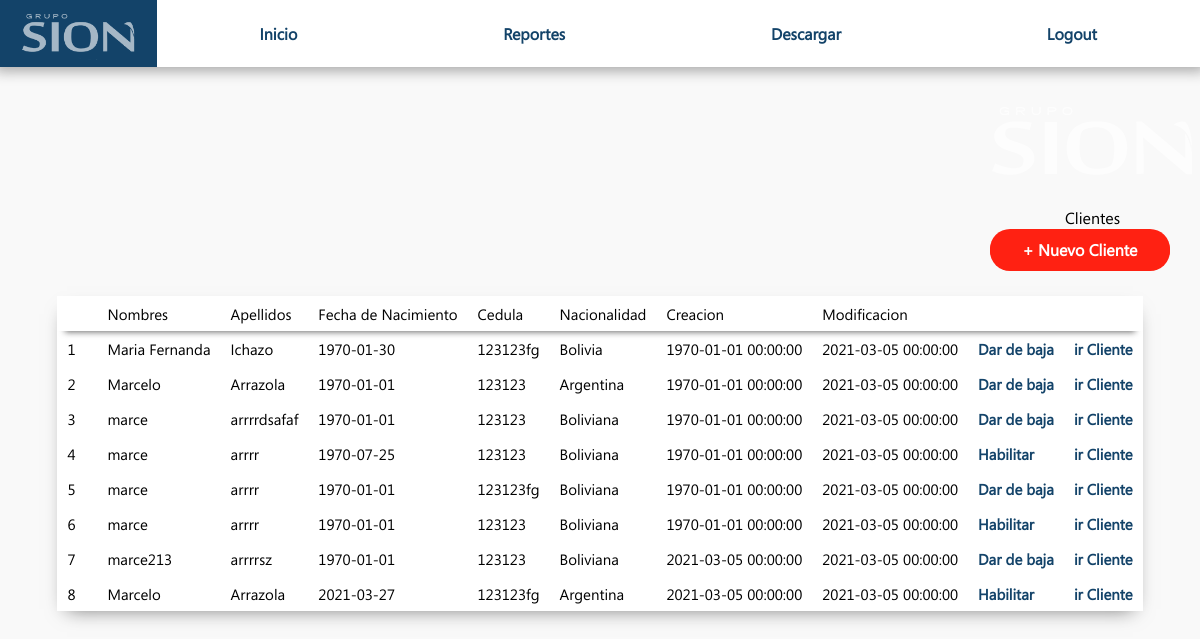
The page /testSion2021/index.php (signed in) on the database its author committed.
### tables this page shows
CREATE TABLE `clientes` (
  `id` int(11) NOT NULL,
  `tNombres` text NOT NULL,
  `tApellidos` text NOT NULL,
  `tEdad` date NOT NULL,
  `tCedula` text NOT NULL,
  `tNacionalidad` text NOT NULL,
  `tEstado` varchar(20) NOT NULL,
  `dtCreado` datetime NOT NULL,
  `dtModificado` datetime NOT NULL
);

### testSion2021/BLL/ClientesBLL.php (called while the page is built, shortened)
<?php
class ClientesBLL {
    public function selectAll() {
        $lista = array();
        try {
            $conn = new Connection();
            $res = $conn->query('SELECT * FROM clientes');
            while ($row = $res->fetch(PDO::FETCH_ASSOC)) {
                $obj = $this->rowToDto($row);
                $lista[] = $obj;
            }
        } catch (Exception $e) {
            echo $e;
        } return $lista;
    }
    function rowToDto($row) {
        $obj = new Clientes();
        $obj->setId($row['id']);
        $obj->setTNombres($row['tNombres']);
        $obj->setTApellidos($row['tApellidos']);
        $obj->setTEdad($row['tEdad']);
        $obj->setTCedula($row['tCedula']);
        $obj->setTNacionalidad($row['tNacionalidad']);
        $obj->setTEstado($row['tEstado']);
        $obj->setDtCreado($row['dtCreado']);
        $obj->setDtModificado($row['dtModificado']);
        return $obj;
    }
}

### testSion2021/DAL/Connection.php (called while the page is built, shortened)
<?php
class Connection {
    private $server = "localhost";
    private $usr = "root";
    private $pass = "";
    private $db = "testsion2021";
    private $connection;
    function getConnection() {
        if ($this->connection == null) {
            $this->connection = new PDO("mysql:host=$this->server;dbname=$this->db;charset=utf8", $this->usr, $this->pass);
            $this->connection->setAttribute(PDO::ATTR_ERRMODE, PDO::ERRMODE_EXCEPTION);
            $this->connection->setAttribute(PDO::ATTR_EMULATE_PREPARES, false);
        } return $this->connection;
    }
    function query($csql) {
        return $this->getConnection()->query($csql);
    }
}

### testSion2021/DTO/Clientes.php (called while the page is built, shortened)
<?php
class Clientes {
    function getId() {
        return $this->id;
    }
    function setId($id) {
        $this->id = $id;
    }
    function getTNombres() {
        return $this->tNombres;
    }
    function setTNombres($tNombres) {
        $this->tNombres = $tNombres;
    }
    function getTApellidos() {
        return $this->tApellidos;
    }
    function setTApellidos($tApellidos) {
        $this->tApellidos = $tApellidos;
    }
    function getTEdad() {
        return $this->tEdad;
    }
    function setTEdad($tEdad) {
        $this->tEdad = $tEdad;
    }
    function getTCedula() {
        return $this->tCedula;
    }
    function setTCedula($tCedula) {
        $this->tCedula = $tCedula;
    }
    function getTNacionalidad() {
        return $this->tNacionalidad;
    }
    function setTNacionalidad($tNacionalidad) {
        $this->tNacionalidad = $tNacionalidad;
    }
    function getTEstado() {
        return $this->tEstado;
    }
    function setTEstado($tEstado) {
        $this->tEstado = $tEstado;
    }
    function getDtCreado() {
        return $this->dtCreado;
    }
    function setDtCreado($dtCreado) {
        $this->dtCreado = $dtCreado;
    }
    function getDtModificado() {
        return $this->dtModificado;
    }
    function setDtModificado($dtModificado) {
        $this->dtModificado = $dtModificado;
    }
}

### testSion2021/index.php (the view, shortened to what this page needs)
<?php
include_once './DAL/Connection.php';
include_once './BLL/ClientesBLL.php';
include_once './DTO/Clientes.php';
$clienteBLL = new ClientesBLL();
$listaDeClientes = $clienteBLL->selectAll();
?>
<!DOCTYPE html>
<html>
    <head>
        <link href="css/fonts.css" rel="stylesheet" type="text/css"/>
        <link href="css/style.css" rel="stylesheet" type="text/css"/>
    </head>
    <body>
        <?php
        include_once './headerAdmin.php';
        ?>
        <div class="adminSubcontainer">
            <div class="clientesHeader">
                <div class="clientesHeaderItem clientesHeaderTitulo">
                    <div class="clientesHeaderTituloIcon">
                        <img src="../IMG/logo_fooler.png" alt="" class="clientesHeaderTituloIconImg">
                    </div>
                    <div class="clientesHeaderTituloTexto">Clientes</div>
                </div>
                <a href="clienteAdmin.php" class="clientesHeaderLink botonNuevo clientesHeaderNuevo">
                    <div class="botonNuevo">
                        <div class="clientesHeaderLinkTexto"><b>+</b> Nuevo Cliente</div>
                    </div>
                </a>
            </div>
            <div class="listaAdmContainer">
                <table class="tabla" border="0" cellpadding="0" cellspacing="0">
                    <thead>
                        <tr>
                            <td></td>
                            <td onclick="ordenar('tNombres')" order="ASC" id="tNombres" class="headerTable">Nombres</td>
                            <td onclick="ordenar('tApellidos')" order="ASC" id="tApellidos" class="headerTable">Apellidos</td>
                            <td onclick="ordenar('tEdad')" order="ASC" id="tEdad" class="headerTable">Fecha de Nacimiento</td>
                            <td onclick="ordenar('tCedula')" order="ASC" id="tCedula" class="headerTable">Cedula</td>
                            <td onclick="ordenar('tNacionalidad')" order="ASC" id="tNacionalidad" class="headerTable">Nacionalidad</td>
                            <td onclick="ordenar('dtCreado')" order="ASC" id="dtCreado" class="headerTable">Creacion</td>
                            <td onclick="ordenar('dtModificado')" order="ASC" id="dtModificado" class="headerTable">Modificacion</td>
                            <td></td>
                            <td></td>
                        </tr>
                    </thead>
                    <tbody id="tBodyIndex">
                        <?php
                        foreach ($listaDeClientes as $auxCliente) {
                            ?>
                            <tr>
                                <td class="listaAdm"><?php echo $auxCliente->getId(); ?></td>
                                <td class="listaAdm"><?php echo $auxCliente->getTNombres(); ?></td>
                                <td class="listaAdm"><?php echo $auxCliente->getTApellidos(); ?></td>
                                <td class="listaAdm"><?php echo $auxCliente->getTEdad(); ?></td>
                                <td class="listaAdm"><?php echo $auxCliente->getTCedula(); ?></td>
                                <td class="listaAdm"><?php echo $auxCliente->getTNacionalidad(); ?></td>
                                <td class="listaAdm"><?php echo $auxCliente->getDtCreado(); ?></td>
                                <td class="listaAdm"><?php echo $auxCliente->getDtModificado(); ?></td>
                                <td class="listaAdm" id="elemento-<?php echo $auxCliente->getId(); ?>" onclick="switchHabilitar(<?php echo $auxCliente->getId(); ?>)"><a href="JavaScript:void(0)"><?php
                                        if ($auxCliente->getTEstado() == 0) {
                                            echo "Habilitar";
                                        } else {
                                            echo "Dar de baja";
                                        }
                                        ?></a></td>
                                <td class="listaAdm"><a href="clienteAdmin.php?clienteID=<?php echo $auxCliente->getId(); ?>">ir Cliente</a></td>
                            </tr>
                            <?php
                        }
                        ?>
                    </tbody>
                </table>
            </div>
        </div>
    </body>
</html>

### testSion2021/headerAdmin.php
<header>
    <div class="headAdmin">
        <div class="headAdminPart1">
            <img src="./IMG/logo_fooler.png" alt="" class="headAdminPart1Img" id="headAdminPart1Img"/>
        </div>
        <div class="headAdminPart2">
            <div class="headAdminPart2Iconos">
                <div class="headAdminPart2IconosContiner">
                    <a href="index.php">Inicio</a>
                </div>
                <div class="headAdminPart2IconosContiner">
                    <a href="reportes.php">Reportes</a>
                </div>
                <div class="headAdminPart2IconosContiner">
                    <a href="pdfReporte.php">Descargar</a>
                </div>
                <div class="headAdminPart2IconosContiner">
                    <a href="session/logout.php" >Logout</a>
                </div>
            </div>
        </div>
    </div>
</header>

### testSion2021/css/style.css (style rules this page uses)
* { box-sizing: border-box; margin: 0px; padding: 0px; }
body { font-family: 'Conv_segoe-ui'; margin: 0px; padding: 0px; margin: auto; background: #e8e8e840; }
header { position: relative; z-index: 1; }
a { text-decoration: none; color: #134369; font-weight: bold; }
.headAdmin { width: 100%; width: -moz-available; width: -webkit-fill-available; width: fill-available; max-height: 100px; background: white; display: flex; box-shadow: 0px 0px 12px 5px #afafaf; }
.headAdminPart1 { width: 180px; height: 100%; display: grid; background: #134369; }
.headAdminPart1Img { max-width: 115px; margin: auto; display: block; }
.headAdminPart2 { vertical-align: middle; margin: auto 0px; display: flex; width: 100%; width: -moz-available; width: -webkit-fill-available; width: fill-available; }
.headAdminPart2Iconos { display: flex; flex-wrap: wrap; min-width: 100%; margin: auto; }
.headAdminPart2IconosContiner { margin: auto; }
.adminSubcontainer { width: 100%; width: -moz-available; width: -webkit-fill-available; width: fill-available; }
.listaAdmContainer { width: inherit; overflow: hidden; overflow-x: scroll; }
.clientesHeader { width: fit-content; margin: 15px 5px auto auto; text-align: center; }
.botonNuevo { width: 180px; padding: 5px 0; background: #ff2112; color: white; text-align: center; display: grid; border-radius: 20px; }
table { max-height: 400px; overflow: scroll; margin: 25px auto 45px; background: white; font-size: 15px; box-shadow: 0px 8px 19px -10px #6b6b6b; overflow-y: scroll; }
table thead { box-shadow: 0px 9px 6px -8px #6b6b6b; overflow: hidden; position: relative; z-index: 1; }
table tr { height: 35px; }
table td { padding: 0 10px 0 10px; min-width: 40px; }
.headerTable { cursor: pointer; }

### rows shown on the page
clientes: id "1", tNombres "Maria Fernanda", tApellidos "Ichazo", tEdad "1970-01-30", tCedula "123123fg", tNacionalidad "Bolivia", dtCreado "1970-01-01 00:00:00", dtModificado "2021-03-05 00:00:00", tEstado "Dar de baja"
clientes: id "2", tNombres "Marcelo", tApellidos "Arrazola", tEdad "1970-01-01", tCedula "123123", tNacionalidad "Argentina", dtCreado "1970-01-01 00:00:00", dtModificado "2021-03-05 00:00:00", tEstado "Dar de baja"
clientes: id "3", tNombres "marce", tApellidos "arrrrdsafaf", tEdad "1970-01-01", tCedula "123123", tNacionalidad "Boliviana", dtCreado "1970-01-01 00:00:00", dtModificado "2021-03-05 00:00:00", tEstado "Dar de baja"
clientes: id "4", tNombres "marce", tApellidos "arrrr", tEdad "1970-07-25", tCedula "123123", tNacionalidad "Boliviana", dtCreado "1970-01-01 00:00:00", dtModificado "2021-03-05 00:00:00", tEstado "Habilitar"
clientes: id "5", tNombres "marce", tApellidos "arrrr", tEdad "1970-01-01", tCedula "123123fg", tNacionalidad "Boliviana", dtCreado "1970-01-01 00:00:00", dtModificado "2021-03-05 00:00:00", tEstado "Dar de baja"
clientes: id "6", tNombres "marce", tApellidos "arrrr", tEdad "1970-01-01", tCedula "123123", tNacionalidad "Boliviana", dtCreado "1970-01-01 00:00:00", dtModificado "2021-03-05 00:00:00", tEstado "Habilitar"
clientes: id "7", tNombres "marce213", tApellidos "arrrrsz", tEdad "1970-01-01", tCedula "123123", tNacionalidad "Boliviana", dtCreado "2021-03-05 00:00:00", dtModificado "2021-03-05 00:00:00", tEstado "Dar de baja"
clientes: id "8", tNombres "Marcelo", tApellidos "Arrazola", tEdad "2021-03-27", tCedula "123123fg", tNacionalidad "Argentina", dtCreado "2021-03-05 00:00:00", dtModificado "2021-03-05 00:00:00", tEstado "Habilitar"
